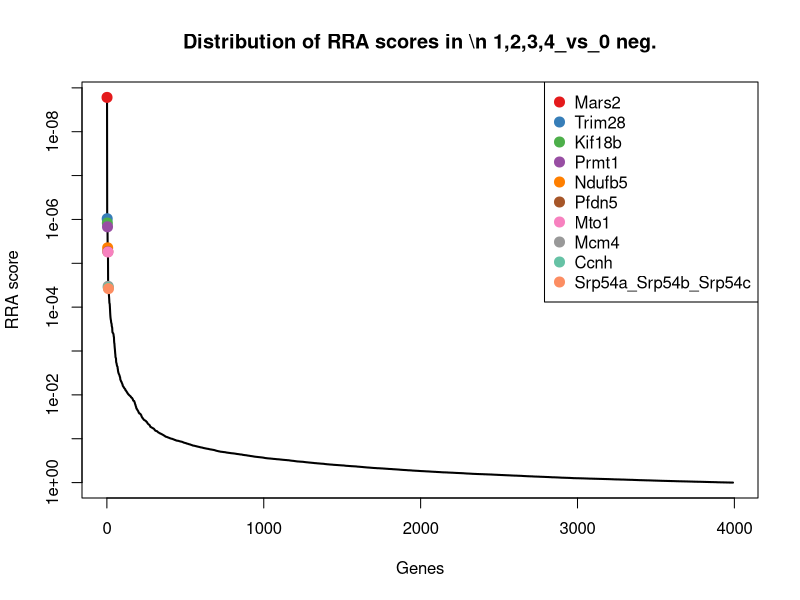
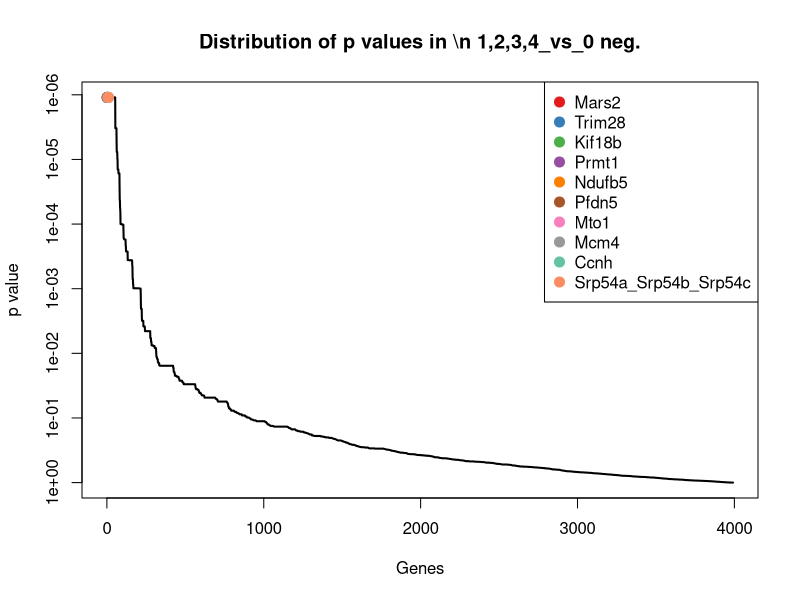
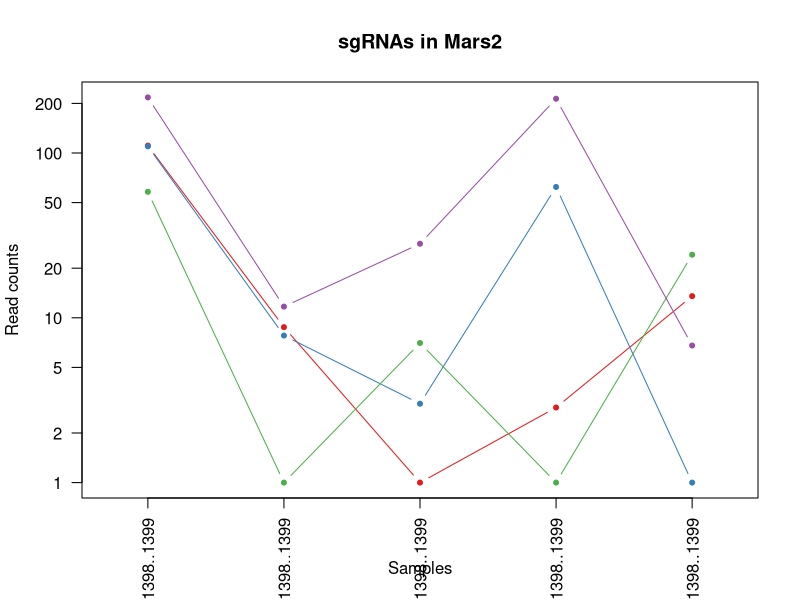
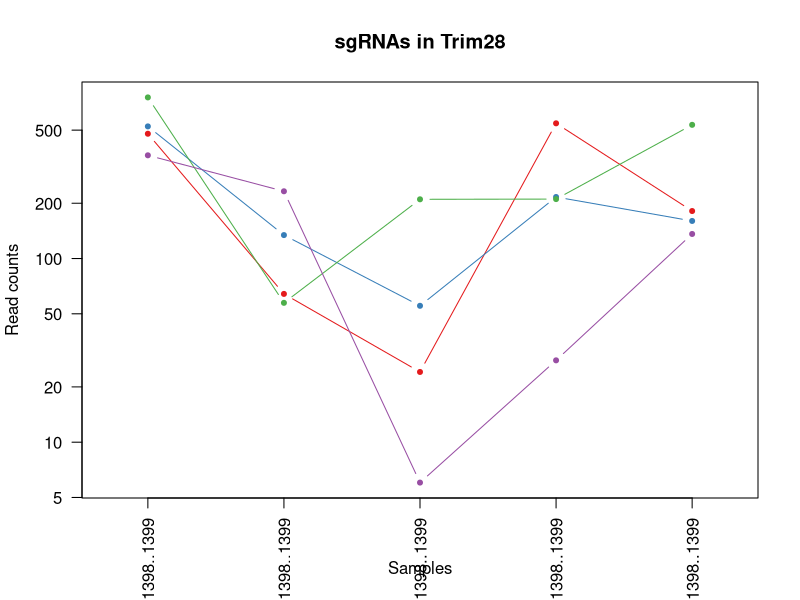
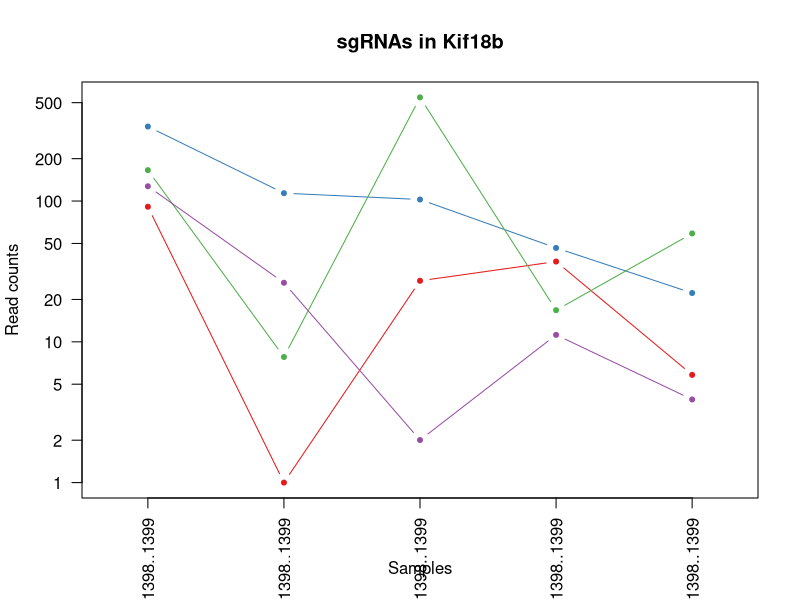
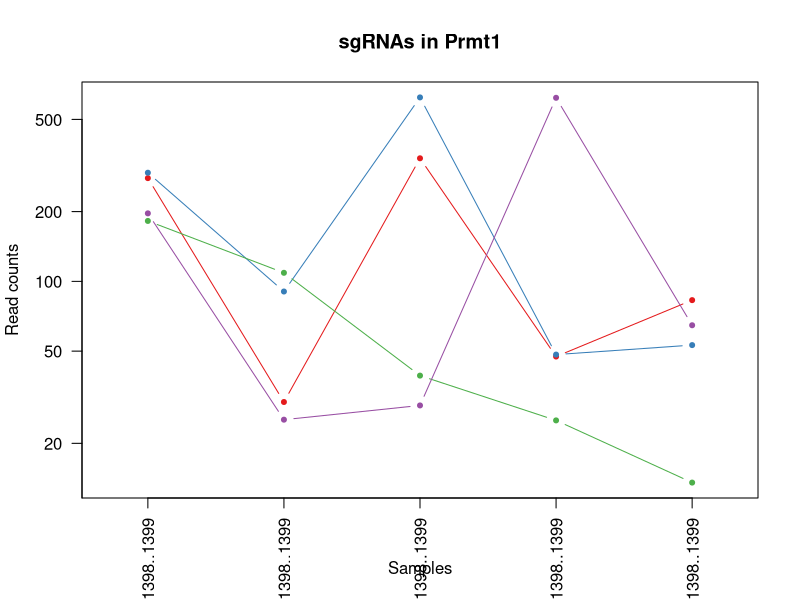
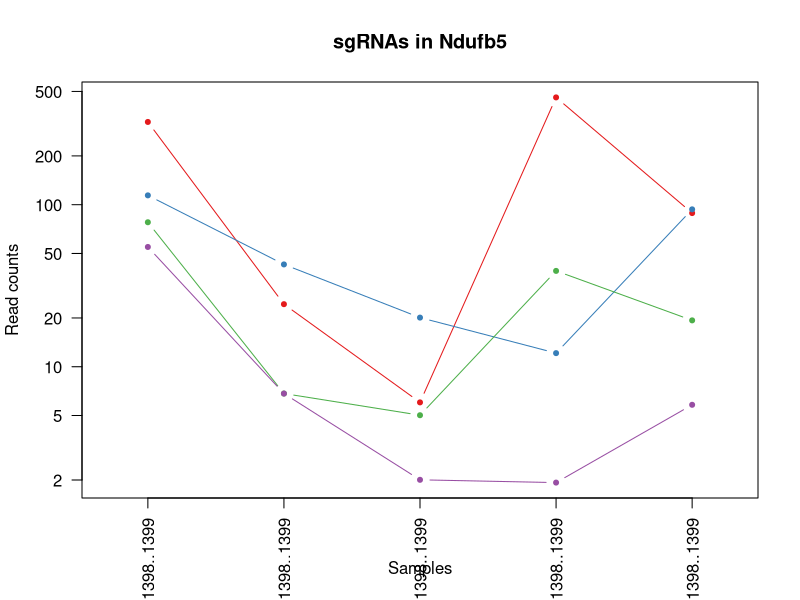
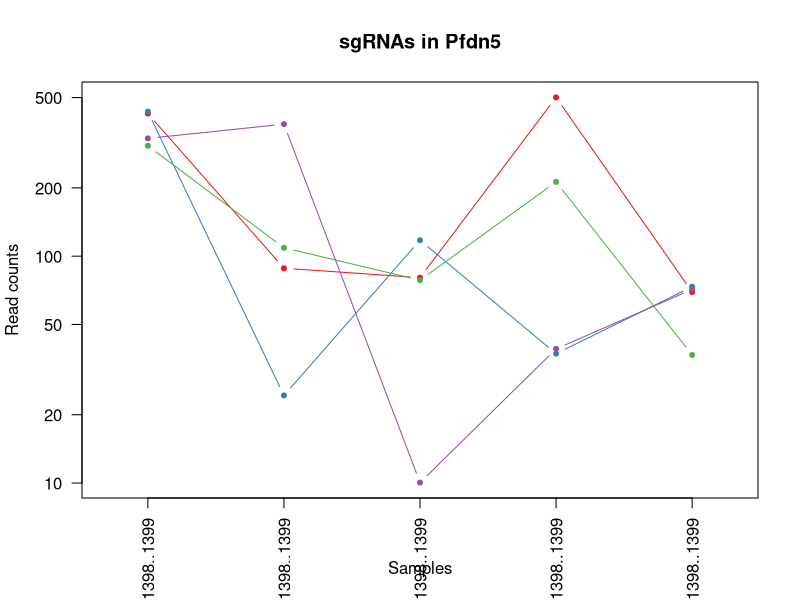

Write the R code that produced these figures, in order. (Note: this script raises an error after producing the figures.)
pdf(file='invivo.poolC_BM_hEGFRv3_15m_v_input.pdf',width=4.5,height=4.5);
gstable=read.table('invivo.poolC_BM_hEGFRv3_15m_v_input.gene_summary.txt',header=T)
# 
#
# parameters
# Do not modify the variables beginning with "__"

# gstablename='__GENE_SUMMARY_FILE__'
startindex=3
# outputfile='__OUTPUT_FILE__'
targetgenelist=c("Mars2","Trim28","Kif18b","Prmt1","Ndufb5","Pfdn5","Mto1","Mcm4","Ccnh","Srp54a_Srp54b_Srp54c")
# samplelabel=sub('.\\w+.\\w+$','',colnames(gstable)[startindex]);
samplelabel='1,2,3,4_vs_0 neg.'


# You need to write some codes in front of this code:
# gstable=read.table(gstablename,header=T)
# pdf(file=outputfile,width=6,height=6)


# set up color using RColorBrewer
#library(RColorBrewer)
#colors <- brewer.pal(length(targetgenelist), "Set1")

colors=c( "#E41A1C", "#377EB8", "#4DAF4A", "#984EA3", "#FF7F00",  "#A65628", "#F781BF",
          "#999999", "#66C2A5", "#FC8D62", "#8DA0CB", "#E78AC3", "#A6D854", "#FFD92F", "#E5C494", "#B3B3B3", 
          "#8DD3C7", "#FFFFB3", "#BEBADA", "#FB8072", "#80B1D3", "#FDB462", "#B3DE69", "#FCCDE5",
          "#D9D9D9", "#BC80BD", "#CCEBC5", "#FFED6F")

######
# function definition

plotrankedvalues<-function(val, tglist, ...){
  
  plot(val,log='y',ylim=c(max(val),min(val)),type='l',lwd=2, ...)
  if(length(tglist)>0){
    for(i in 1:length(tglist)){
      targetgene=tglist[i];
      tx=which(names(val)==targetgene);ty=val[targetgene];
      points(tx,ty,col=colors[(i %% length(colors)) ],cex=2,pch=20)
      # text(tx+50,ty,targetgene,col=colors[i])
    }
    legend('topright',tglist,pch=20,pt.cex = 2,cex=1,col=colors)
  }
}



plotrandvalues<-function(val,targetgenelist, ...){
  # choose the one with the best distance distribution
  
  mindiffvalue=0;
  randval=val;
  for(i in 1:20){
    randval0=sample(val)
    vindex=sort(which(names(randval0) %in% targetgenelist))
    if(max(vindex)>0.9*length(val)){
      # print('pass...')
      next;
    }
    mindiffind=min(diff(vindex));
    if (mindiffind > mindiffvalue){
      mindiffvalue=mindiffind;
      randval=randval0;
      # print(paste('Diff: ',mindiffvalue))
    }
  }
  plot(randval,log='y',ylim=c(max(randval),min(randval)),pch=20,col='grey', ...)
  
  if(length(targetgenelist)>0){
    for(i in 1:length(targetgenelist)){
      targetgene=targetgenelist[i];
      tx=which(names(randval)==targetgene);ty=randval[targetgene];
      points(tx,ty,col=colors[(i %% length(colors)) ],cex=2,pch=20)
      text(tx+50,ty,targetgene,col=colors[i])
    }
  }
  
}




# set.seed(1235)



pvec=gstable[,startindex]
names(pvec)=gstable[,'id']
pvec=sort(pvec);

plotrankedvalues(pvec,targetgenelist,xlab='Genes',ylab='RRA score',main=paste('Distribution of RRA scores in \\n',samplelabel))

# plotrandvalues(pvec,targetgenelist,xlab='Genes',ylab='RRA score',main=paste('Distribution of RRA scores in \\n',samplelabel))


pvec=gstable[,startindex+1]
names(pvec)=gstable[,'id']
pvec=sort(pvec);

plotrankedvalues(pvec,targetgenelist,xlab='Genes',ylab='p value',main=paste('Distribution of p values in \\n',samplelabel))

# plotrandvalues(pvec,targetgenelist,xlab='Genes',ylab='p value',main=paste('Distribution of p values in \\n',samplelabel))



# you need to write after this code:
# dev.off()






# parameters
# Do not modify the variables beginning with "__"
targetmat=list(c(109.87044807703386,7.7748673840782265,0.0,1.8551900669845274,12.538036736567395),c(108.77174359626352,6.803008961068448,2.010267062371475,61.2212722104894,0.0),c(57.1326330000576,0.0,6.030801187114425,0.0,23.147144744432115),c(216.4447827117567,10.690442653107562,27.138605342014912,212.4192626697284,5.786786186108029))
targetgene="Mars2"
collabel=c("In.vivo.input_Pool.C..17.24._1392..1393..1394..1395..1396..1397..1398..1399","In.vivo_AR1850_Pool.C..17.24._BM_hEGFRv3_15m_1392..1393..1394..1395..1396..1397..1398..1399","In.vivo_AR1851_Pool.C..17.24._BM_hEGFRv3_15m_1392..1393..1394..1395..1396..1397..1398..1399","In.vivo_AR1852_Pool.C..17.24._BM_hEGFRv3_15m_1392..1393..1394..1395..1396..1397..1398..1399","In.vivo_AR1853_Pool.C..17.24._BM_hEGFRv3_15m_1392..1393..1394..1395..1396..1397..1398..1399")

# set up color using RColorBrewer
#library(RColorBrewer)
#colors <- brewer.pal(length(targetgenelist), "Set1")

colors=c( "#E41A1C", "#377EB8", "#4DAF4A", "#984EA3", "#FF7F00",  "#A65628", "#F781BF",
          "#999999", "#66C2A5", "#FC8D62", "#8DA0CB", "#E78AC3", "#A6D854", "#FFD92F", "#E5C494", "#B3B3B3", 
          "#8DD3C7", "#FFFFB3", "#BEBADA", "#FB8072", "#80B1D3", "#FDB462", "#B3DE69", "#FCCDE5",
          "#D9D9D9", "#BC80BD", "#CCEBC5", "#FFED6F")


## code

targetmatvec=unlist(targetmat)+1
yrange=range(targetmatvec[targetmatvec>0]);
# yrange[1]=1; # set the minimum value to 1
for(i in 1:length(targetmat)){
  vali=targetmat[[i]]+1;
  if(i==1){
    plot(1:length(vali),vali,type='b',las=1,pch=20,main=paste('sgRNAs in',targetgene),ylab='Read counts',xlab='Samples',xlim=c(0.7,length(vali)+0.3),ylim = yrange,col=colors[(i %% length(colors))],xaxt='n',log='y')
    axis(1,at=1:length(vali),labels=(collabel),las=2)
    # lines(0:100,rep(1,101),col='black');
  }else{
    lines(1:length(vali),vali,type='b',pch=20,col=colors[(i %% length(colors))])
  }
}




# parameters
# Do not modify the variables beginning with "__"
targetmat=list(c(476.8377446543269,63.17079749563559,23.11807121727196,543.5706896264666,180.35483613370022),c(522.9833328466812,133.14460395233962,54.277210684029825,215.20204777020518,159.13662011797078),c(752.6125693276819,56.36778853456714,209.0677744866334,209.63647756925158,533.34879348629),c(363.6711831349821,231.30230467632725,5.025667655928688,26.900255971275648,135.02501100918732))
targetgene="Trim28"
collabel=c("In.vivo.input_Pool.C..17.24._1392..1393..1394..1395..1396..1397..1398..1399","In.vivo_AR1850_Pool.C..17.24._BM_hEGFRv3_15m_1392..1393..1394..1395..1396..1397..1398..1399","In.vivo_AR1851_Pool.C..17.24._BM_hEGFRv3_15m_1392..1393..1394..1395..1396..1397..1398..1399","In.vivo_AR1852_Pool.C..17.24._BM_hEGFRv3_15m_1392..1393..1394..1395..1396..1397..1398..1399","In.vivo_AR1853_Pool.C..17.24._BM_hEGFRv3_15m_1392..1393..1394..1395..1396..1397..1398..1399")

# set up color using RColorBrewer
#library(RColorBrewer)
#colors <- brewer.pal(length(targetgenelist), "Set1")

colors=c( "#E41A1C", "#377EB8", "#4DAF4A", "#984EA3", "#FF7F00",  "#A65628", "#F781BF",
          "#999999", "#66C2A5", "#FC8D62", "#8DA0CB", "#E78AC3", "#A6D854", "#FFD92F", "#E5C494", "#B3B3B3", 
          "#8DD3C7", "#FFFFB3", "#BEBADA", "#FB8072", "#80B1D3", "#FDB462", "#B3DE69", "#FCCDE5",
          "#D9D9D9", "#BC80BD", "#CCEBC5", "#FFED6F")


## code

targetmatvec=unlist(targetmat)+1
yrange=range(targetmatvec[targetmatvec>0]);
# yrange[1]=1; # set the minimum value to 1
for(i in 1:length(targetmat)){
  vali=targetmat[[i]]+1;
  if(i==1){
    plot(1:length(vali),vali,type='b',las=1,pch=20,main=paste('sgRNAs in',targetgene),ylab='Read counts',xlab='Samples',xlim=c(0.7,length(vali)+0.3),ylim = yrange,col=colors[(i %% length(colors))],xaxt='n',log='y')
    axis(1,at=1:length(vali),labels=(collabel),las=2)
    # lines(0:100,rep(1,101),col='black');
  }else{
    lines(1:length(vali),vali,type='b',pch=20,col=colors[(i %% length(colors))])
  }
}




# parameters
# Do not modify the variables beginning with "__"
targetmat=list(c(90.09376742316776,0.0,26.133471810829175,36.17620630619828,4.822321821756691),c(337.3022755964939,112.73557706913428,101.51848664975948,45.45215664112092,21.21821601572944),c(164.80567211555078,6.803008961068448,543.7772403714839,15.769115569368482,57.867861861080286),c(126.35101528858894,25.268318998254237,1.0051335311857374,10.2035453684149,2.8933930930540144))
targetgene="Kif18b"
collabel=c("In.vivo.input_Pool.C..17.24._1392..1393..1394..1395..1396..1397..1398..1399","In.vivo_AR1850_Pool.C..17.24._BM_hEGFRv3_15m_1392..1393..1394..1395..1396..1397..1398..1399","In.vivo_AR1851_Pool.C..17.24._BM_hEGFRv3_15m_1392..1393..1394..1395..1396..1397..1398..1399","In.vivo_AR1852_Pool.C..17.24._BM_hEGFRv3_15m_1392..1393..1394..1395..1396..1397..1398..1399","In.vivo_AR1853_Pool.C..17.24._BM_hEGFRv3_15m_1392..1393..1394..1395..1396..1397..1398..1399")

# set up color using RColorBrewer
#library(RColorBrewer)
#colors <- brewer.pal(length(targetgenelist), "Set1")

colors=c( "#E41A1C", "#377EB8", "#4DAF4A", "#984EA3", "#FF7F00",  "#A65628", "#F781BF",
          "#999999", "#66C2A5", "#FC8D62", "#8DA0CB", "#E78AC3", "#A6D854", "#FFD92F", "#E5C494", "#B3B3B3", 
          "#8DD3C7", "#FFFFB3", "#BEBADA", "#FB8072", "#80B1D3", "#FDB462", "#B3DE69", "#FCCDE5",
          "#D9D9D9", "#BC80BD", "#CCEBC5", "#FFED6F")


## code

targetmatvec=unlist(targetmat)+1
yrange=range(targetmatvec[targetmatvec>0]);
# yrange[1]=1; # set the minimum value to 1
for(i in 1:length(targetmat)){
  vali=targetmat[[i]]+1;
  if(i==1){
    plot(1:length(vali),vali,type='b',las=1,pch=20,main=paste('sgRNAs in',targetgene),ylab='Read counts',xlab='Samples',xlim=c(0.7,length(vali)+0.3),ylim = yrange,col=colors[(i %% length(colors))],xaxt='n',log='y')
    axis(1,at=1:length(vali),labels=(collabel),las=2)
    # lines(0:100,rep(1,101),col='black');
  }else{
    lines(1:length(vali),vali,type='b',pch=20,col=colors[(i %% length(colors))])
  }
}




# parameters
# Do not modify the variables beginning with "__"
targetmat=list(c(277.97223363489564,29.15575269029335,338.73000000959354,46.37975167461318,81.97947096986374),c(293.3540963656804,89.4109749168996,621.1725222727857,47.30734670810545,52.081075674972254),c(181.28623932710587,107.87628495408539,38.195074185058026,24.117470870798854,12.538036736567395),c(195.56939757712027,24.296460575244456,28.143738873200647,618.7058873393398,63.65464804718832))
targetgene="Prmt1"
collabel=c("In.vivo.input_Pool.C..17.24._1392..1393..1394..1395..1396..1397..1398..1399","In.vivo_AR1850_Pool.C..17.24._BM_hEGFRv3_15m_1392..1393..1394..1395..1396..1397..1398..1399","In.vivo_AR1851_Pool.C..17.24._BM_hEGFRv3_15m_1392..1393..1394..1395..1396..1397..1398..1399","In.vivo_AR1852_Pool.C..17.24._BM_hEGFRv3_15m_1392..1393..1394..1395..1396..1397..1398..1399","In.vivo_AR1853_Pool.C..17.24._BM_hEGFRv3_15m_1392..1393..1394..1395..1396..1397..1398..1399")

# set up color using RColorBrewer
#library(RColorBrewer)
#colors <- brewer.pal(length(targetgenelist), "Set1")

colors=c( "#E41A1C", "#377EB8", "#4DAF4A", "#984EA3", "#FF7F00",  "#A65628", "#F781BF",
          "#999999", "#66C2A5", "#FC8D62", "#8DA0CB", "#E78AC3", "#A6D854", "#FFD92F", "#E5C494", "#B3B3B3", 
          "#8DD3C7", "#FFFFB3", "#BEBADA", "#FB8072", "#80B1D3", "#FDB462", "#B3DE69", "#FCCDE5",
          "#D9D9D9", "#BC80BD", "#CCEBC5", "#FFED6F")


## code

targetmatvec=unlist(targetmat)+1
yrange=range(targetmatvec[targetmatvec>0]);
# yrange[1]=1; # set the minimum value to 1
for(i in 1:length(targetmat)){
  vali=targetmat[[i]]+1;
  if(i==1){
    plot(1:length(vali),vali,type='b',las=1,pch=20,main=paste('sgRNAs in',targetgene),ylab='Read counts',xlab='Samples',xlim=c(0.7,length(vali)+0.3),ylim = yrange,col=colors[(i %% length(colors))],xaxt='n',log='y')
    axis(1,at=1:length(vali),labels=(collabel),las=2)
    # lines(0:100,rep(1,101),col='black');
  }else{
    lines(1:length(vali),vali,type='b',pch=20,col=colors[(i %% length(colors))])
  }
}




# parameters
# Do not modify the variables beginning with "__"
targetmat=list(c(323.01911734647956,23.32460215223468,5.025667655928688,458.2319465451783,87.76625715597177),c(113.16656151934487,41.78991218942047,19.097537092529013,11.131140401907164,92.58857897772846),c(76.9093136539237,5.83115053805867,4.02053412474295,38.03139637318281,18.324822922675423),c(53.83651955774659,5.83115053805867,1.0051335311857374,0.9275950334922637,4.822321821756691))
targetgene="Ndufb5"
collabel=c("In.vivo.input_Pool.C..17.24._1392..1393..1394..1395..1396..1397..1398..1399","In.vivo_AR1850_Pool.C..17.24._BM_hEGFRv3_15m_1392..1393..1394..1395..1396..1397..1398..1399","In.vivo_AR1851_Pool.C..17.24._BM_hEGFRv3_15m_1392..1393..1394..1395..1396..1397..1398..1399","In.vivo_AR1852_Pool.C..17.24._BM_hEGFRv3_15m_1392..1393..1394..1395..1396..1397..1398..1399","In.vivo_AR1853_Pool.C..17.24._BM_hEGFRv3_15m_1392..1393..1394..1395..1396..1397..1398..1399")

# set up color using RColorBrewer
#library(RColorBrewer)
#colors <- brewer.pal(length(targetgenelist), "Set1")

colors=c( "#E41A1C", "#377EB8", "#4DAF4A", "#984EA3", "#FF7F00",  "#A65628", "#F781BF",
          "#999999", "#66C2A5", "#FC8D62", "#8DA0CB", "#E78AC3", "#A6D854", "#FFD92F", "#E5C494", "#B3B3B3", 
          "#8DD3C7", "#FFFFB3", "#BEBADA", "#FB8072", "#80B1D3", "#FDB462", "#B3DE69", "#FCCDE5",
          "#D9D9D9", "#BC80BD", "#CCEBC5", "#FFED6F")


## code

targetmatvec=unlist(targetmat)+1
yrange=range(targetmatvec[targetmatvec>0]);
# yrange[1]=1; # set the minimum value to 1
for(i in 1:length(targetmat)){
  vali=targetmat[[i]]+1;
  if(i==1){
    plot(1:length(vali),vali,type='b',las=1,pch=20,main=paste('sgRNAs in',targetgene),ylab='Read counts',xlab='Samples',xlim=c(0.7,length(vali)+0.3),ylim = yrange,col=colors[(i %% length(colors))],xaxt='n',log='y')
    axis(1,at=1:length(vali),labels=(collabel),las=2)
    # lines(0:100,rep(1,101),col='black');
  }else{
    lines(1:length(vali),vali,type='b',pch=20,col=colors[(i %% length(colors))])
  }
}




# parameters
# Do not modify the variables beginning with "__"
targetmat=list(c(424.0999295773507,87.46725807088005,79.40554896367325,499.9737230523301,68.476969868945),c(432.8895654235134,23.32460215223468,116.59548961754554,36.17620630619828,72.33482732635035),c(305.4398456541541,107.87628495408539,77.39528190130179,211.49166763623612,35.68518148099951),c(329.61134423110155,380.9685018198331,9.046201780671637,38.03139637318281,70.40589859764768))
targetgene="Pfdn5"
collabel=c("In.vivo.input_Pool.C..17.24._1392..1393..1394..1395..1396..1397..1398..1399","In.vivo_AR1850_Pool.C..17.24._BM_hEGFRv3_15m_1392..1393..1394..1395..1396..1397..1398..1399","In.vivo_AR1851_Pool.C..17.24._BM_hEGFRv3_15m_1392..1393..1394..1395..1396..1397..1398..1399","In.vivo_AR1852_Pool.C..17.24._BM_hEGFRv3_15m_1392..1393..1394..1395..1396..1397..1398..1399","In.vivo_AR1853_Pool.C..17.24._BM_hEGFRv3_15m_1392..1393..1394..1395..1396..1397..1398..1399")

# set up color using RColorBrewer
#library(RColorBrewer)
#colors <- brewer.pal(length(targetgenelist), "Set1")

colors=c( "#E41A1C", "#377EB8", "#4DAF4A", "#984EA3", "#FF7F00",  "#A65628", "#F781BF",
          "#999999", "#66C2A5", "#FC8D62", "#8DA0CB", "#E78AC3", "#A6D854", "#FFD92F", "#E5C494", "#B3B3B3", 
          "#8DD3C7", "#FFFFB3", "#BEBADA", "#FB8072", "#80B1D3", "#FDB462", "#B3DE69", "#FCCDE5",
          "#D9D9D9", "#BC80BD", "#CCEBC5", "#FFED6F")


## code

targetmatvec=unlist(targetmat)+1
yrange=range(targetmatvec[targetmatvec>0]);
# yrange[1]=1; # set the minimum value to 1
for(i in 1:length(targetmat)){
  vali=targetmat[[i]]+1;
  if(i==1){
    plot(1:length(vali),vali,type='b',las=1,pch=20,main=paste('sgRNAs in',targetgene),ylab='Read counts',xlab='Samples',xlim=c(0.7,length(vali)+0.3),ylim = yrange,col=colors[(i %% length(colors))],xaxt='n',log='y')
    axis(1,at=1:length(vali),labels=(collabel),las=2)
    # lines(0:100,rep(1,101),col='black');
  }else{
    lines(1:length(vali),vali,type='b',pch=20,col=colors[(i %% length(colors))])
  }
}




# parameters
# Do not modify the variables beginning with "__"
targetmat=list(c(437.2843833465947,114.67929391515383,19.097537092529013,317.2375014543542,4.822321821756691),c(342.79579800034566,394.57451974197,46.23614243454392,317.2375014543542,39.54303893840486),c(441.67920126967607,192.4279677559361,32.1642729979436,93.68709838271863,15.43142982962141),c(217.54348719252704,13.606017922136896,29.148872404386385,207.78128750226708,8.680179279162044))
targetgene="Mto1"
collabel=c("In.vivo.input_Pool.C..17.24._1392..1393..1394..1395..1396..1397..1398..1399","In.vivo_AR1850_Pool.C..17.24._BM_hEGFRv3_15m_1392..1393..1394..1395..1396..1397..1398..1399","In.vivo_AR1851_Pool.C..17.24._BM_hEGFRv3_15m_1392..1393..1394..1395..1396..1397..1398..1399","In.vivo_AR1852_Pool.C..17.24._BM_hEGFRv3_15m_1392..1393..1394..1395..1396..1397..1398..1399","In.vivo_AR1853_Pool.C..17.24._BM_hEGFRv3_15m_1392..1393..1394..1395..1396..1397..1398..1399")

# set up color using RColorBrewer
#library(RColorBrewer)
#colors <- brewer.pal(length(targetgenelist), "Set1")

colors=c( "#E41A1C", "#377EB8", "#4DAF4A", "#984EA3", "#FF7F00",  "#A65628", "#F781BF",
          "#999999", "#66C2A5", "#FC8D62", "#8DA0CB", "#E78AC3", "#A6D854", "#FFD92F", "#E5C494", "#B3B3B3", 
          "#8DD3C7", "#FFFFB3", "#BEBADA", "#FB8072", "#80B1D3", "#FDB462", "#B3DE69", "#FCCDE5",
          "#D9D9D9", "#BC80BD", "#CCEBC5", "#FFED6F")


## code

targetmatvec=unlist(targetmat)+1
yrange=range(targetmatvec[targetmatvec>0]);
# yrange[1]=1; # set the minimum value to 1
for(i in 1:length(targetmat)){
  vali=targetmat[[i]]+1;
  if(i==1){
    plot(1:length(vali),vali,type='b',las=1,pch=20,main=paste('sgRNAs in',targetgene),ylab='Read counts',xlab='Samples',xlim=c(0.7,length(vali)+0.3),ylim = yrange,col=colors[(i %% length(colors))],xaxt='n',log='y')
    axis(1,at=1:length(vali),labels=(collabel),las=2)
    # lines(0:100,rep(1,101),col='black');
  }else{
    lines(1:length(vali),vali,type='b',pch=20,col=colors[(i %% length(colors))])
  }
}




# parameters
# Do not modify the variables beginning with "__"
targetmat=list(c(104.37692567318216,0.0,17.087270030157537,68.64203247842751,1.9289287287026762),c(212.04996478867534,56.36778853456714,9.046201780671637,16.696710602860747,42.43643203145888),c(104.37692567318216,0.0,103.52875371213096,17.62430563635301,16.395894193972747),c(82.40283605777539,0.9718584230097783,53.27207715284408,60.29367717699714,4.822321821756691))
targetgene="Mcm4"
collabel=c("In.vivo.input_Pool.C..17.24._1392..1393..1394..1395..1396..1397..1398..1399","In.vivo_AR1850_Pool.C..17.24._BM_hEGFRv3_15m_1392..1393..1394..1395..1396..1397..1398..1399","In.vivo_AR1851_Pool.C..17.24._BM_hEGFRv3_15m_1392..1393..1394..1395..1396..1397..1398..1399","In.vivo_AR1852_Pool.C..17.24._BM_hEGFRv3_15m_1392..1393..1394..1395..1396..1397..1398..1399","In.vivo_AR1853_Pool.C..17.24._BM_hEGFRv3_15m_1392..1393..1394..1395..1396..1397..1398..1399")

# set up color using RColorBrewer
#library(RColorBrewer)
#colors <- brewer.pal(length(targetgenelist), "Set1")

colors=c( "#E41A1C", "#377EB8", "#4DAF4A", "#984EA3", "#FF7F00",  "#A65628", "#F781BF",
          "#999999", "#66C2A5", "#FC8D62", "#8DA0CB", "#E78AC3", "#A6D854", "#FFD92F", "#E5C494", "#B3B3B3", 
          "#8DD3C7", "#FFFFB3", "#BEBADA", "#FB8072", "#80B1D3", "#FDB462", "#B3DE69", "#FCCDE5",
          "#D9D9D9", "#BC80BD", "#CCEBC5", "#FFED6F")


## code

targetmatvec=unlist(targetmat)+1
yrange=range(targetmatvec[targetmatvec>0]);
# yrange[1]=1; # set the minimum value to 1
for(i in 1:length(targetmat)){
  vali=targetmat[[i]]+1;
  if(i==1){
    plot(1:length(vali),vali,type='b',las=1,pch=20,main=paste('sgRNAs in',targetgene),ylab='Read counts',xlab='Samples',xlim=c(0.7,length(vali)+0.3),ylim = yrange,col=colors[(i %% length(colors))],xaxt='n',log='y')
    axis(1,at=1:length(vali),labels=(collabel),las=2)
    # lines(0:100,rep(1,101),col='black');
  }else{
    lines(1:length(vali),vali,type='b',pch=20,col=colors[(i %% length(colors))])
  }
}




# parameters
# Do not modify the variables beginning with "__"
targetmat=list(c(294.4528008464507,2.915575269029335,28.143738873200647,20.4070907368298,10.60910800786472),c(158.21344523092876,135.08832079835918,56.287477746401294,245.81268387544986,53.0455400393236),c(405.4219534042549,61.227080649616035,106.54415430568817,8.348355301430374,126.34483173002529),c(136.239355615522,9.718584230097782,11.056468843043112,679.9271595498293,24.11160910878345))
targetgene="Ccnh"
collabel=c("In.vivo.input_Pool.C..17.24._1392..1393..1394..1395..1396..1397..1398..1399","In.vivo_AR1850_Pool.C..17.24._BM_hEGFRv3_15m_1392..1393..1394..1395..1396..1397..1398..1399","In.vivo_AR1851_Pool.C..17.24._BM_hEGFRv3_15m_1392..1393..1394..1395..1396..1397..1398..1399","In.vivo_AR1852_Pool.C..17.24._BM_hEGFRv3_15m_1392..1393..1394..1395..1396..1397..1398..1399","In.vivo_AR1853_Pool.C..17.24._BM_hEGFRv3_15m_1392..1393..1394..1395..1396..1397..1398..1399")

# set up color using RColorBrewer
#library(RColorBrewer)
#colors <- brewer.pal(length(targetgenelist), "Set1")

colors=c( "#E41A1C", "#377EB8", "#4DAF4A", "#984EA3", "#FF7F00",  "#A65628", "#F781BF",
          "#999999", "#66C2A5", "#FC8D62", "#8DA0CB", "#E78AC3", "#A6D854", "#FFD92F", "#E5C494", "#B3B3B3", 
          "#8DD3C7", "#FFFFB3", "#BEBADA", "#FB8072", "#80B1D3", "#FDB462", "#B3DE69", "#FCCDE5",
          "#D9D9D9", "#BC80BD", "#CCEBC5", "#FFED6F")


## code

targetmatvec=unlist(targetmat)+1
yrange=range(targetmatvec[targetmatvec>0]);
# yrange[1]=1; # set the minimum value to 1
for(i in 1:length(targetmat)){
  vali=targetmat[[i]]+1;
  if(i==1){
    plot(1:length(vali),vali,type='b',las=1,pch=20,main=paste('sgRNAs in',targetgene),ylab='Read counts',xlab='Samples',xlim=c(0.7,length(vali)+0.3),ylim = yrange,col=colors[(i %% length(colors))],xaxt='n',log='y')
    axis(1,at=1:length(vali),labels=(collabel),las=2)
    # lines(0:100,rep(1,101),col='black');
  }else{
    lines(1:length(vali),vali,type='b',pch=20,col=colors[(i %% length(colors))])
  }
}




# parameters
# Do not modify the variables beginning with "__"
targetmat=list(c(117.56137944242623,529.6628405403292,93.47741840027358,38.958991406675075,148.52751211010607),c(59.33004196159828,0.9718584230097783,5.025667655928688,4.6379751674613185,0.0),c(239.5175768079338,85.5235412248605,116.59548961754554,73.28000764588883,72.33482732635035),c(116.46267496165589,53.45221326553781,373.9096736010943,13.913925502383956,248.83180600264524),c(125.25231080781859,81.63610753282138,47.24127596572966,42.66937154064413,12.538036736567395),c(119.7587884039669,13.606017922136896,10.051335311857375,24.117470870798854,3.8578574574053524),c(45.04688371158388,0.9718584230097783,0.0,0.0,18.324822922675423),c(384.5465682696185,639.4828423404341,152.7802967402321,275.4957249472023,264.2632358322666))
targetgene="Srp54a_Srp54b_Srp54c"
collabel=c("In.vivo.input_Pool.C..17.24._1392..1393..1394..1395..1396..1397..1398..1399","In.vivo_AR1850_Pool.C..17.24._BM_hEGFRv3_15m_1392..1393..1394..1395..1396..1397..1398..1399","In.vivo_AR1851_Pool.C..17.24._BM_hEGFRv3_15m_1392..1393..1394..1395..1396..1397..1398..1399","In.vivo_AR1852_Pool.C..17.24._BM_hEGFRv3_15m_1392..1393..1394..1395..1396..1397..1398..1399","In.vivo_AR1853_Pool.C..17.24._BM_hEGFRv3_15m_1392..1393..1394..1395..1396..1397..1398..1399")

# set up color using RColorBrewer
#library(RColorBrewer)
#colors <- brewer.pal(length(targetgenelist), "Set1")

colors=c( "#E41A1C", "#377EB8", "#4DAF4A", "#984EA3", "#FF7F00",  "#A65628", "#F781BF",
          "#999999", "#66C2A5", "#FC8D62", "#8DA0CB", "#E78AC3", "#A6D854", "#FFD92F", "#E5C494", "#B3B3B3", 
          "#8DD3C7", "#FFFFB3", "#BEBADA", "#FB8072", "#80B1D3", "#FDB462", "#B3DE69", "#FCCDE5",
          "#D9D9D9", "#BC80BD", "#CCEBC5", "#FFED6F")


## code

targetmatvec=unlist(targetmat)+1
yrange=range(targetmatvec[targetmatvec>0]);
# yrange[1]=1; # set the minimum value to 1
for(i in 1:length(targetmat)){
  vali=targetmat[[i]]+1;
  if(i==1){
    plot(1:length(vali),vali,type='b',las=1,pch=20,main=paste('sgRNAs in',targetgene),ylab='Read counts',xlab='Samples',xlim=c(0.7,length(vali)+0.3),ylim = yrange,col=colors[(i %% length(colors))],xaxt='n',log='y')
    axis(1,at=1:length(vali),labels=(collabel),las=2)
    # lines(0:100,rep(1,101),col='black');
  }else{
    lines(1:length(vali),vali,type='b',pch=20,col=colors[(i %% length(colors))])
  }
}



# 
#
# parameters
# Do not modify the variables beginning with "__"

# gstablename='__GENE_SUMMARY_FILE__'
startindex=9
# outputfile='__OUTPUT_FILE__'
targetgenelist=c("Fibp","Tmem94","Ubr4","Fubp1","Gm46977","Gbp4","9530053A07Rik","4930555G01Rik_Gm21560_Gm3159_Gm3594_Gm3642","Gcc1","Eomes")
# samplelabel=sub('.\\w+.\\w+$','',colnames(gstable)[startindex]);
samplelabel='1,2,3,4_vs_0 pos.'


# You need to write some codes in front of this code:
# gstable=read.table(gstablename,header=T)
# pdf(file=outputfile,width=6,height=6)


# set up color using RColorBrewer
#library(RColorBrewer)
#colors <- brewer.pal(length(targetgenelist), "Set1")

colors=c( "#E41A1C", "#377EB8", "#4DAF4A", "#984EA3", "#FF7F00",  "#A65628", "#F781BF",
          "#999999", "#66C2A5", "#FC8D62", "#8DA0CB", "#E78AC3", "#A6D854", "#FFD92F", "#E5C494", "#B3B3B3", 
          "#8DD3C7", "#FFFFB3", "#BEBADA", "#FB8072", "#80B1D3", "#FDB462", "#B3DE69", "#FCCDE5",
          "#D9D9D9", "#BC80BD", "#CCEBC5", "#FFED6F")

######
# function definition

plotrankedvalues<-function(val, tglist, ...){
  
  plot(val,log='y',ylim=c(max(val),min(val)),type='l',lwd=2, ...)
  if(length(tglist)>0){
    for(i in 1:length(tglist)){
      targetgene=tglist[i];
      tx=which(names(val)==targetgene);ty=val[targetgene];
      points(tx,ty,col=colors[(i %% length(colors)) ],cex=2,pch=20)
      # text(tx+50,ty,targetgene,col=colors[i])
    }
    legend('topright',tglist,pch=20,pt.cex = 2,cex=1,col=colors)
  }
}



plotrandvalues<-function(val,targetgenelist, ...){
  # choose the one with the best distance distribution
  
  mindiffvalue=0;
  randval=val;
  for(i in 1:20){
    randval0=sample(val)
    vindex=sort(which(names(randval0) %in% targetgenelist))
    if(max(vindex)>0.9*length(val)){
      # print('pass...')
      next;
    }
    mindiffind=min(diff(vindex));
    if (mindiffind > mindiffvalue){
      mindiffvalue=mindiffind;
      randval=randval0;
      # print(paste('Diff: ',mindiffvalue))
    }
  }
  plot(randval,log='y',ylim=c(max(randval),min(randval)),pch=20,col='grey', ...)
  
  if(length(targetgenelist)>0){
    for(i in 1:length(targetgenelist)){
      targetgene=targetgenelist[i];
      tx=which(names(randval)==targetgene);ty=randval[targetgene];
      points(tx,ty,col=colors[(i %% length(colors)) ],cex=2,pch=20)
      text(tx+50,ty,targetgene,col=colors[i])
    }
  }
  
}




# set.seed(1235)



pvec=gstable[,startindex]
names(pvec)=gstable[,'id']
pvec=sort(pvec);

plotrankedvalues(pvec,targetgenelist,xlab='Genes',ylab='RRA score',main=paste('Distribution of RRA scores in \\n',samplelabel))

# plotrandvalues(pvec,targetgenelist,xlab='Genes',ylab='RRA score',main=paste('Distribution of RRA scores in \\n',samplelabel))


pvec=gstable[,startindex+1]
names(pvec)=gstable[,'id']
pvec=sort(pvec);

plotrankedvalues(pvec,targetgenelist,xlab='Genes',ylab='p value',main=paste('Distribution of p values in \\n',samplelabel))

# plotrandvalues(pvec,targetgenelist,xlab='Genes',ylab='p value',main=paste('Distribution of p values in \\n',samplelabel))



# you need to write after this code:
# dev.off()






# parameters
# Do not modify the variables beginning with "__"
targetmat=list(c(114.2652660001152,330.43186382332465,31.15913946675786,11.131140401907164,34.720717116648174),c(343.894502481116,4800.980609668305,904.6201780671637,2273.535427089538,1925.0708712452708),c(381.25045482730746,124.39787814525162,1028.2516024030094,77.91798281335015,73.2992916907017),c(689.9864139237726,1714.358258189249,4995.513649993115,4943.153933480273,1184.3622394234433))
targetgene="Fibp"
collabel=c("In.vivo.input_Pool.C..17.24._1392..1393..1394..1395..1396..1397..1398..1399","In.vivo_AR1850_Pool.C..17.24._BM_hEGFRv3_15m_1392..1393..1394..1395..1396..1397..1398..1399","In.vivo_AR1851_Pool.C..17.24._BM_hEGFRv3_15m_1392..1393..1394..1395..1396..1397..1398..1399","In.vivo_AR1852_Pool.C..17.24._BM_hEGFRv3_15m_1392..1393..1394..1395..1396..1397..1398..1399","In.vivo_AR1853_Pool.C..17.24._BM_hEGFRv3_15m_1392..1393..1394..1395..1396..1397..1398..1399")

# set up color using RColorBrewer
#library(RColorBrewer)
#colors <- brewer.pal(length(targetgenelist), "Set1")

colors=c( "#E41A1C", "#377EB8", "#4DAF4A", "#984EA3", "#FF7F00",  "#A65628", "#F781BF",
          "#999999", "#66C2A5", "#FC8D62", "#8DA0CB", "#E78AC3", "#A6D854", "#FFD92F", "#E5C494", "#B3B3B3", 
          "#8DD3C7", "#FFFFB3", "#BEBADA", "#FB8072", "#80B1D3", "#FDB462", "#B3DE69", "#FCCDE5",
          "#D9D9D9", "#BC80BD", "#CCEBC5", "#FFED6F")


## code

targetmatvec=unlist(targetmat)+1
yrange=range(targetmatvec[targetmatvec>0]);
# yrange[1]=1; # set the minimum value to 1
for(i in 1:length(targetmat)){
  vali=targetmat[[i]]+1;
  if(i==1){
    plot(1:length(vali),vali,type='b',las=1,pch=20,main=paste('sgRNAs in',targetgene),ylab='Read counts',xlab='Samples',xlim=c(0.7,length(vali)+0.3),ylim = yrange,col=colors[(i %% length(colors))],xaxt='n',log='y')
    axis(1,at=1:length(vali),labels=(collabel),las=2)
    # lines(0:100,rep(1,101),col='black');
  }else{
    lines(1:length(vali),vali,type='b',pch=20,col=colors[(i %% length(colors))])
  }
}




# parameters
# Do not modify the variables beginning with "__"
targetmat=list(c(165.90437659632113,353.7564659755593,448.2895549088389,724.451721157458,537.2066509436953),c(360.37506969267105,561.7341684996519,1107.6571513666827,1487.862433721591,2961.8700629229593),c(202.1616244617423,949.5056792805534,101.51848664975948,583.4572760666339,164.9234063040788),c(293.3540963656804,197.287259870985,1227.2680415777854,1336.664443262352,234.36484053737516))
targetgene="Tmem94"
collabel=c("In.vivo.input_Pool.C..17.24._1392..1393..1394..1395..1396..1397..1398..1399","In.vivo_AR1850_Pool.C..17.24._BM_hEGFRv3_15m_1392..1393..1394..1395..1396..1397..1398..1399","In.vivo_AR1851_Pool.C..17.24._BM_hEGFRv3_15m_1392..1393..1394..1395..1396..1397..1398..1399","In.vivo_AR1852_Pool.C..17.24._BM_hEGFRv3_15m_1392..1393..1394..1395..1396..1397..1398..1399","In.vivo_AR1853_Pool.C..17.24._BM_hEGFRv3_15m_1392..1393..1394..1395..1396..1397..1398..1399")

# set up color using RColorBrewer
#library(RColorBrewer)
#colors <- brewer.pal(length(targetgenelist), "Set1")

colors=c( "#E41A1C", "#377EB8", "#4DAF4A", "#984EA3", "#FF7F00",  "#A65628", "#F781BF",
          "#999999", "#66C2A5", "#FC8D62", "#8DA0CB", "#E78AC3", "#A6D854", "#FFD92F", "#E5C494", "#B3B3B3", 
          "#8DD3C7", "#FFFFB3", "#BEBADA", "#FB8072", "#80B1D3", "#FDB462", "#B3DE69", "#FCCDE5",
          "#D9D9D9", "#BC80BD", "#CCEBC5", "#FFED6F")


## code

targetmatvec=unlist(targetmat)+1
yrange=range(targetmatvec[targetmatvec>0]);
# yrange[1]=1; # set the minimum value to 1
for(i in 1:length(targetmat)){
  vali=targetmat[[i]]+1;
  if(i==1){
    plot(1:length(vali),vali,type='b',las=1,pch=20,main=paste('sgRNAs in',targetgene),ylab='Read counts',xlab='Samples',xlim=c(0.7,length(vali)+0.3),ylim = yrange,col=colors[(i %% length(colors))],xaxt='n',log='y')
    axis(1,at=1:length(vali),labels=(collabel),las=2)
    # lines(0:100,rep(1,101),col='black');
  }else{
    lines(1:length(vali),vali,type='b',pch=20,col=colors[(i %% length(colors))])
  }
}




# parameters
# Do not modify the variables beginning with "__"
targetmat=list(c(829.5218829816056,537.4377079244074,1532.8286350582496,2264.2594767546157,1085.0224098952554),c(759.2047962123039,1542.3393173165182,482.46409496915396,3465.495045127097,2284.81607914832),c(552.6483538274803,1488.8871040509803,651.3265282083579,1261.5292455494787,1681.0613870643822),c(291.1566874041397,604.4959391120822,1439.351216657976,291.2648405165708,721.4193445348009))
targetgene="Ubr4"
collabel=c("In.vivo.input_Pool.C..17.24._1392..1393..1394..1395..1396..1397..1398..1399","In.vivo_AR1850_Pool.C..17.24._BM_hEGFRv3_15m_1392..1393..1394..1395..1396..1397..1398..1399","In.vivo_AR1851_Pool.C..17.24._BM_hEGFRv3_15m_1392..1393..1394..1395..1396..1397..1398..1399","In.vivo_AR1852_Pool.C..17.24._BM_hEGFRv3_15m_1392..1393..1394..1395..1396..1397..1398..1399","In.vivo_AR1853_Pool.C..17.24._BM_hEGFRv3_15m_1392..1393..1394..1395..1396..1397..1398..1399")

# set up color using RColorBrewer
#library(RColorBrewer)
#colors <- brewer.pal(length(targetgenelist), "Set1")

colors=c( "#E41A1C", "#377EB8", "#4DAF4A", "#984EA3", "#FF7F00",  "#A65628", "#F781BF",
          "#999999", "#66C2A5", "#FC8D62", "#8DA0CB", "#E78AC3", "#A6D854", "#FFD92F", "#E5C494", "#B3B3B3", 
          "#8DD3C7", "#FFFFB3", "#BEBADA", "#FB8072", "#80B1D3", "#FDB462", "#B3DE69", "#FCCDE5",
          "#D9D9D9", "#BC80BD", "#CCEBC5", "#FFED6F")


## code

targetmatvec=unlist(targetmat)+1
yrange=range(targetmatvec[targetmatvec>0]);
# yrange[1]=1; # set the minimum value to 1
for(i in 1:length(targetmat)){
  vali=targetmat[[i]]+1;
  if(i==1){
    plot(1:length(vali),vali,type='b',las=1,pch=20,main=paste('sgRNAs in',targetgene),ylab='Read counts',xlab='Samples',xlim=c(0.7,length(vali)+0.3),ylim = yrange,col=colors[(i %% length(colors))],xaxt='n',log='y')
    axis(1,at=1:length(vali),labels=(collabel),las=2)
    # lines(0:100,rep(1,101),col='black');
  }else{
    lines(1:length(vali),vali,type='b',pch=20,col=colors[(i %% length(colors))])
  }
}




# parameters
# Do not modify the variables beginning with "__"
targetmat=list(c(162.6082631540101,35.9587616513618,28.143738873200647,11.131140401907164,9.644643643513382),c(281.26834707720667,964.0835556257001,274.4014540137063,1420.1479962766557,1215.225099082686),c(535.0690821351549,87.46725807088005,2763.112077229592,401.6486495021502,864.1600704587989),c(350.486729365738,463.57646777566424,1229.2783086401569,2081.5232551566396,822.6881027916913))
targetgene="Fubp1"
collabel=c("In.vivo.input_Pool.C..17.24._1392..1393..1394..1395..1396..1397..1398..1399","In.vivo_AR1850_Pool.C..17.24._BM_hEGFRv3_15m_1392..1393..1394..1395..1396..1397..1398..1399","In.vivo_AR1851_Pool.C..17.24._BM_hEGFRv3_15m_1392..1393..1394..1395..1396..1397..1398..1399","In.vivo_AR1852_Pool.C..17.24._BM_hEGFRv3_15m_1392..1393..1394..1395..1396..1397..1398..1399","In.vivo_AR1853_Pool.C..17.24._BM_hEGFRv3_15m_1392..1393..1394..1395..1396..1397..1398..1399")

# set up color using RColorBrewer
#library(RColorBrewer)
#colors <- brewer.pal(length(targetgenelist), "Set1")

colors=c( "#E41A1C", "#377EB8", "#4DAF4A", "#984EA3", "#FF7F00",  "#A65628", "#F781BF",
          "#999999", "#66C2A5", "#FC8D62", "#8DA0CB", "#E78AC3", "#A6D854", "#FFD92F", "#E5C494", "#B3B3B3", 
          "#8DD3C7", "#FFFFB3", "#BEBADA", "#FB8072", "#80B1D3", "#FDB462", "#B3DE69", "#FCCDE5",
          "#D9D9D9", "#BC80BD", "#CCEBC5", "#FFED6F")


## code

targetmatvec=unlist(targetmat)+1
yrange=range(targetmatvec[targetmatvec>0]);
# yrange[1]=1; # set the minimum value to 1
for(i in 1:length(targetmat)){
  vali=targetmat[[i]]+1;
  if(i==1){
    plot(1:length(vali),vali,type='b',las=1,pch=20,main=paste('sgRNAs in',targetgene),ylab='Read counts',xlab='Samples',xlim=c(0.7,length(vali)+0.3),ylim = yrange,col=colors[(i %% length(colors))],xaxt='n',log='y')
    axis(1,at=1:length(vali),labels=(collabel),las=2)
    # lines(0:100,rep(1,101),col='black');
  }else{
    lines(1:length(vali),vali,type='b',pch=20,col=colors[(i %% length(colors))])
  }
}




# parameters
# Do not modify the variables beginning with "__"
targetmat=list(c(339.49968455803463,493.7040788889674,530.7105044660693,155.8359656267003,1042.5859778637964),c(325.2165263080202,587.9743459209159,951.8614540328933,930.3778185927405,1626.086918296356),c(369.16470553883374,825.1078011353018,2056.503204806019,576.0365157986957,2191.26303580624),c(319.72300390416854,556.874876384603,332.6991988224791,1316.2573525255223,329.8468126081576))
targetgene="Gm46977"
collabel=c("In.vivo.input_Pool.C..17.24._1392..1393..1394..1395..1396..1397..1398..1399","In.vivo_AR1850_Pool.C..17.24._BM_hEGFRv3_15m_1392..1393..1394..1395..1396..1397..1398..1399","In.vivo_AR1851_Pool.C..17.24._BM_hEGFRv3_15m_1392..1393..1394..1395..1396..1397..1398..1399","In.vivo_AR1852_Pool.C..17.24._BM_hEGFRv3_15m_1392..1393..1394..1395..1396..1397..1398..1399","In.vivo_AR1853_Pool.C..17.24._BM_hEGFRv3_15m_1392..1393..1394..1395..1396..1397..1398..1399")

# set up color using RColorBrewer
#library(RColorBrewer)
#colors <- brewer.pal(length(targetgenelist), "Set1")

colors=c( "#E41A1C", "#377EB8", "#4DAF4A", "#984EA3", "#FF7F00",  "#A65628", "#F781BF",
          "#999999", "#66C2A5", "#FC8D62", "#8DA0CB", "#E78AC3", "#A6D854", "#FFD92F", "#E5C494", "#B3B3B3", 
          "#8DD3C7", "#FFFFB3", "#BEBADA", "#FB8072", "#80B1D3", "#FDB462", "#B3DE69", "#FCCDE5",
          "#D9D9D9", "#BC80BD", "#CCEBC5", "#FFED6F")


## code

targetmatvec=unlist(targetmat)+1
yrange=range(targetmatvec[targetmatvec>0]);
# yrange[1]=1; # set the minimum value to 1
for(i in 1:length(targetmat)){
  vali=targetmat[[i]]+1;
  if(i==1){
    plot(1:length(vali),vali,type='b',las=1,pch=20,main=paste('sgRNAs in',targetgene),ylab='Read counts',xlab='Samples',xlim=c(0.7,length(vali)+0.3),ylim = yrange,col=colors[(i %% length(colors))],xaxt='n',log='y')
    axis(1,at=1:length(vali),labels=(collabel),las=2)
    # lines(0:100,rep(1,101),col='black');
  }else{
    lines(1:length(vali),vali,type='b',pch=20,col=colors[(i %% length(colors))])
  }
}




# parameters
# Do not modify the variables beginning with "__"
targetmat=list(c(592.2017151352125,421.78655558624376,465.37682493899644,641.8957631766465,876.6981071953663),c(382.34915930807784,409.1523960871167,338.73000000959354,636.3301929756929,719.4904158060982),c(369.16470553883374,1176.9205502648415,1576.0493768992362,1425.7135664776092,377.1055664613732),c(431.79086094274305,1509.2961309341856,813.1530267292616,1916.4113391950168,670.30273322418))
targetgene="Gbp4"
collabel=c("In.vivo.input_Pool.C..17.24._1392..1393..1394..1395..1396..1397..1398..1399","In.vivo_AR1850_Pool.C..17.24._BM_hEGFRv3_15m_1392..1393..1394..1395..1396..1397..1398..1399","In.vivo_AR1851_Pool.C..17.24._BM_hEGFRv3_15m_1392..1393..1394..1395..1396..1397..1398..1399","In.vivo_AR1852_Pool.C..17.24._BM_hEGFRv3_15m_1392..1393..1394..1395..1396..1397..1398..1399","In.vivo_AR1853_Pool.C..17.24._BM_hEGFRv3_15m_1392..1393..1394..1395..1396..1397..1398..1399")

# set up color using RColorBrewer
#library(RColorBrewer)
#colors <- brewer.pal(length(targetgenelist), "Set1")

colors=c( "#E41A1C", "#377EB8", "#4DAF4A", "#984EA3", "#FF7F00",  "#A65628", "#F781BF",
          "#999999", "#66C2A5", "#FC8D62", "#8DA0CB", "#E78AC3", "#A6D854", "#FFD92F", "#E5C494", "#B3B3B3", 
          "#8DD3C7", "#FFFFB3", "#BEBADA", "#FB8072", "#80B1D3", "#FDB462", "#B3DE69", "#FCCDE5",
          "#D9D9D9", "#BC80BD", "#CCEBC5", "#FFED6F")


## code

targetmatvec=unlist(targetmat)+1
yrange=range(targetmatvec[targetmatvec>0]);
# yrange[1]=1; # set the minimum value to 1
for(i in 1:length(targetmat)){
  vali=targetmat[[i]]+1;
  if(i==1){
    plot(1:length(vali),vali,type='b',las=1,pch=20,main=paste('sgRNAs in',targetgene),ylab='Read counts',xlab='Samples',xlim=c(0.7,length(vali)+0.3),ylim = yrange,col=colors[(i %% length(colors))],xaxt='n',log='y')
    axis(1,at=1:length(vali),labels=(collabel),las=2)
    # lines(0:100,rep(1,101),col='black');
  }else{
    lines(1:length(vali),vali,type='b',pch=20,col=colors[(i %% length(colors))])
  }
}




# parameters
# Do not modify the variables beginning with "__"
targetmat=list(c(448.2714281542981,1594.8196721590461,234.19611276627683,721.6689360569811,2719.7895074707735),c(150.52251386553638,850.376120133556,206.05237389307618,822.7767947076379,60.7612549541343),c(312.03207253877616,190.48425090991654,161.82649852090373,509.24967338725276,557.4604025950734),c(275.774824673355,95.24212545495827,206.05237389307618,67.71443744493524,648.1200528440992))
targetgene="9530053A07Rik"
collabel=c("In.vivo.input_Pool.C..17.24._1392..1393..1394..1395..1396..1397..1398..1399","In.vivo_AR1850_Pool.C..17.24._BM_hEGFRv3_15m_1392..1393..1394..1395..1396..1397..1398..1399","In.vivo_AR1851_Pool.C..17.24._BM_hEGFRv3_15m_1392..1393..1394..1395..1396..1397..1398..1399","In.vivo_AR1852_Pool.C..17.24._BM_hEGFRv3_15m_1392..1393..1394..1395..1396..1397..1398..1399","In.vivo_AR1853_Pool.C..17.24._BM_hEGFRv3_15m_1392..1393..1394..1395..1396..1397..1398..1399")

# set up color using RColorBrewer
#library(RColorBrewer)
#colors <- brewer.pal(length(targetgenelist), "Set1")

colors=c( "#E41A1C", "#377EB8", "#4DAF4A", "#984EA3", "#FF7F00",  "#A65628", "#F781BF",
          "#999999", "#66C2A5", "#FC8D62", "#8DA0CB", "#E78AC3", "#A6D854", "#FFD92F", "#E5C494", "#B3B3B3", 
          "#8DD3C7", "#FFFFB3", "#BEBADA", "#FB8072", "#80B1D3", "#FDB462", "#B3DE69", "#FCCDE5",
          "#D9D9D9", "#BC80BD", "#CCEBC5", "#FFED6F")


## code

targetmatvec=unlist(targetmat)+1
yrange=range(targetmatvec[targetmatvec>0]);
# yrange[1]=1; # set the minimum value to 1
for(i in 1:length(targetmat)){
  vali=targetmat[[i]]+1;
  if(i==1){
    plot(1:length(vali),vali,type='b',las=1,pch=20,main=paste('sgRNAs in',targetgene),ylab='Read counts',xlab='Samples',xlim=c(0.7,length(vali)+0.3),ylim = yrange,col=colors[(i %% length(colors))],xaxt='n',log='y')
    axis(1,at=1:length(vali),labels=(collabel),las=2)
    # lines(0:100,rep(1,101),col='black');
  }else{
    lines(1:length(vali),vali,type='b',pch=20,col=colors[(i %% length(colors))])
  }
}




# parameters
# Do not modify the variables beginning with "__"
targetmat=list(c(97.78469878856014,837.7419606344289,42.21560830980097,270.85774977974097,964.4643643513381))
targetgene="4930555G01Rik_Gm21560_Gm3159_Gm3594_Gm3642"
collabel=c("In.vivo.input_Pool.C..17.24._1392..1393..1394..1395..1396..1397..1398..1399","In.vivo_AR1850_Pool.C..17.24._BM_hEGFRv3_15m_1392..1393..1394..1395..1396..1397..1398..1399","In.vivo_AR1851_Pool.C..17.24._BM_hEGFRv3_15m_1392..1393..1394..1395..1396..1397..1398..1399","In.vivo_AR1852_Pool.C..17.24._BM_hEGFRv3_15m_1392..1393..1394..1395..1396..1397..1398..1399","In.vivo_AR1853_Pool.C..17.24._BM_hEGFRv3_15m_1392..1393..1394..1395..1396..1397..1398..1399")

# set up color using RColorBrewer
#library(RColorBrewer)
#colors <- brewer.pal(length(targetgenelist), "Set1")

colors=c( "#E41A1C", "#377EB8", "#4DAF4A", "#984EA3", "#FF7F00",  "#A65628", "#F781BF",
          "#999999", "#66C2A5", "#FC8D62", "#8DA0CB", "#E78AC3", "#A6D854", "#FFD92F", "#E5C494", "#B3B3B3", 
          "#8DD3C7", "#FFFFB3", "#BEBADA", "#FB8072", "#80B1D3", "#FDB462", "#B3DE69", "#FCCDE5",
          "#D9D9D9", "#BC80BD", "#CCEBC5", "#FFED6F")


## code

targetmatvec=unlist(targetmat)+1
yrange=range(targetmatvec[targetmatvec>0]);
# yrange[1]=1; # set the minimum value to 1
for(i in 1:length(targetmat)){
  vali=targetmat[[i]]+1;
  if(i==1){
    plot(1:length(vali),vali,type='b',las=1,pch=20,main=paste('sgRNAs in',targetgene),ylab='Read counts',xlab='Samples',xlim=c(0.7,length(vali)+0.3),ylim = yrange,col=colors[(i %% length(colors))],xaxt='n',log='y')
    axis(1,at=1:length(vali),labels=(collabel),las=2)
    # lines(0:100,rep(1,101),col='black');
  }else{
    lines(1:length(vali),vali,type='b',pch=20,col=colors[(i %% length(colors))])
  }
}




# parameters
# Do not modify the variables beginning with "__"
targetmat=list(c(260.39296194257025,457.7453172376056,346.7710682590794,372.89320346389,1000.1495458323376),c(182.3849438078762,1153.595948112607,780.988753731318,276.4233199806946,1380.1485053867648),c(161.50955867323978,10.690442653107562,17.087270030157537,489.7701776839152,203.50198087813234),c(382.34915930807784,111.7637186461245,317.622195854693,94.6146934162109,271.97895074707736))
targetgene="Gcc1"
collabel=c("In.vivo.input_Pool.C..17.24._1392..1393..1394..1395..1396..1397..1398..1399","In.vivo_AR1850_Pool.C..17.24._BM_hEGFRv3_15m_1392..1393..1394..1395..1396..1397..1398..1399","In.vivo_AR1851_Pool.C..17.24._BM_hEGFRv3_15m_1392..1393..1394..1395..1396..1397..1398..1399","In.vivo_AR1852_Pool.C..17.24._BM_hEGFRv3_15m_1392..1393..1394..1395..1396..1397..1398..1399","In.vivo_AR1853_Pool.C..17.24._BM_hEGFRv3_15m_1392..1393..1394..1395..1396..1397..1398..1399")

# set up color using RColorBrewer
#library(RColorBrewer)
#colors <- brewer.pal(length(targetgenelist), "Set1")

colors=c( "#E41A1C", "#377EB8", "#4DAF4A", "#984EA3", "#FF7F00",  "#A65628", "#F781BF",
          "#999999", "#66C2A5", "#FC8D62", "#8DA0CB", "#E78AC3", "#A6D854", "#FFD92F", "#E5C494", "#B3B3B3", 
          "#8DD3C7", "#FFFFB3", "#BEBADA", "#FB8072", "#80B1D3", "#FDB462", "#B3DE69", "#FCCDE5",
          "#D9D9D9", "#BC80BD", "#CCEBC5", "#FFED6F")


## code

targetmatvec=unlist(targetmat)+1
yrange=range(targetmatvec[targetmatvec>0]);
# yrange[1]=1; # set the minimum value to 1
for(i in 1:length(targetmat)){
  vali=targetmat[[i]]+1;
  if(i==1){
    plot(1:length(vali),vali,type='b',las=1,pch=20,main=paste('sgRNAs in',targetgene),ylab='Read counts',xlab='Samples',xlim=c(0.7,length(vali)+0.3),ylim = yrange,col=colors[(i %% length(colors))],xaxt='n',log='y')
    axis(1,at=1:length(vali),labels=(collabel),las=2)
    # lines(0:100,rep(1,101),col='black');
  }else{
    lines(1:length(vali),vali,type='b',pch=20,col=colors[(i %% length(colors))])
  }
}




# parameters
# Do not modify the variables beginning with "__"
targetmat=list(c(309.83466357723546,218.66814517720013,138.70842730363177,476.7838472150235,52.081075674972254),c(268.0838933079626,128.28531183729075,523.6745697477692,699.4066552531668,630.7596942857751),c(176.8914214040245,161.3284982196232,313.6016617299501,6.493165234445846,168.78126376148415),c(151.62121834630673,306.1354032480802,1230.2834421713426,307.0339560859393,1472.7370843644933))
targetgene="Eomes"
collabel=c("In.vivo.input_Pool.C..17.24._1392..1393..1394..1395..1396..1397..1398..1399","In.vivo_AR1850_Pool.C..17.24._BM_hEGFRv3_15m_1392..1393..1394..1395..1396..1397..1398..1399","In.vivo_AR1851_Pool.C..17.24._BM_hEGFRv3_15m_1392..1393..1394..1395..1396..1397..1398..1399","In.vivo_AR1852_Pool.C..17.24._BM_hEGFRv3_15m_1392..1393..1394..1395..1396..1397..1398..1399","In.vivo_AR1853_Pool.C..17.24._BM_hEGFRv3_15m_1392..1393..1394..1395..1396..1397..1398..1399")

# set up color using RColorBrewer
#library(RColorBrewer)
#colors <- brewer.pal(length(targetgenelist), "Set1")

colors=c( "#E41A1C", "#377EB8", "#4DAF4A", "#984EA3", "#FF7F00",  "#A65628", "#F781BF",
          "#999999", "#66C2A5", "#FC8D62", "#8DA0CB", "#E78AC3", "#A6D854", "#FFD92F", "#E5C494", "#B3B3B3", 
          "#8DD3C7", "#FFFFB3", "#BEBADA", "#FB8072", "#80B1D3", "#FDB462", "#B3DE69", "#FCCDE5",
          "#D9D9D9", "#BC80BD", "#CCEBC5", "#FFED6F")


## code

targetmatvec=unlist(targetmat)+1
yrange=range(targetmatvec[targetmatvec>0]);
# yrange[1]=1; # set the minimum value to 1
for(i in 1:length(targetmat)){
  vali=targetmat[[i]]+1;
  if(i==1){
    plot(1:length(vali),vali,type='b',las=1,pch=20,main=paste('sgRNAs in',targetgene),ylab='Read counts',xlab='Samples',xlim=c(0.7,length(vali)+0.3),ylim = yrange,col=colors[(i %% length(colors))],xaxt='n',log='y')
    axis(1,at=1:length(vali),labels=(collabel),las=2)
    # lines(0:100,rep(1,101),col='black');
  }else{
    lines(1:length(vali),vali,type='b',pch=20,col=colors[(i %% length(colors))])
  }
}



dev.off()
Sweave("invivo.poolC_BM_hEGFRv3_15m_v_input_summary.Rnw");
library(tools);

texi2dvi("invivo.poolC_BM_hEGFRv3_15m_v_input_summary.tex",pdf=TRUE);
